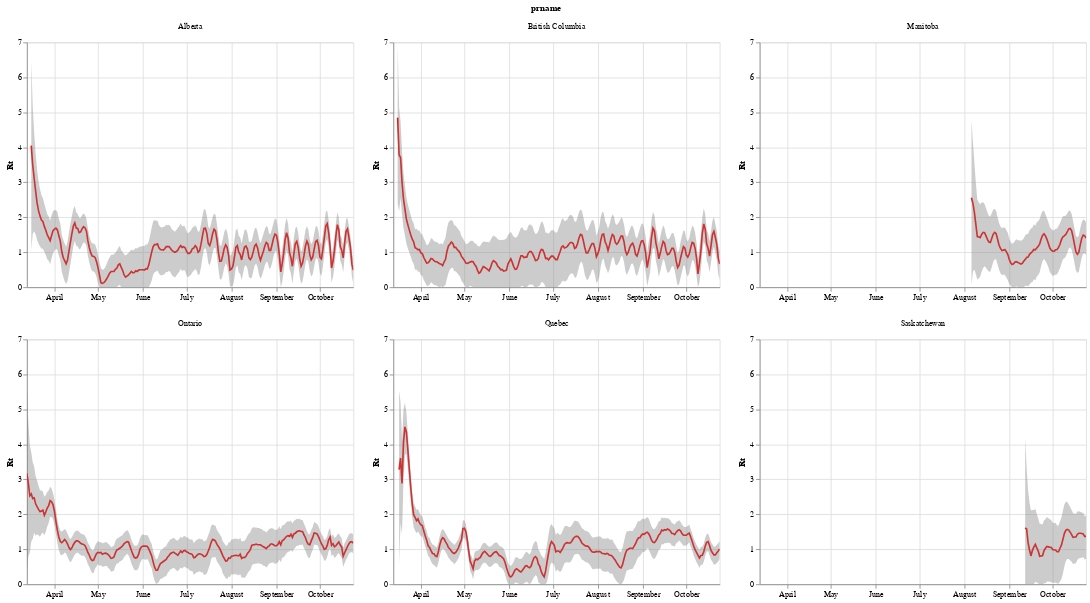

Notebook cell for this chart:
### Markdown cell above
### Provincial
A sanity check on the model can be done by comparing with latest $R_{t}$ forecasts [here](https://epiforecasts.io/covid/posts/national/canada/).

### Code cell
#hide_input
#Final Plotting
regions = ['Ontario','Quebec','British Columbia', 'Alberta','Saskatchewan','Manitoba']
df = final_results.reset_index()
for region in regions:
  df[df.prname == region] = df[df.prname == region][1:]
df.dropna(inplace = True)

base = alt.Chart(df).mark_line(color = 'red').encode(x = alt.X('date',title = ''),
                                            y = alt.Y('Rt', title = 'Rt'),
                                            tooltip = ['date','Rt','Low_90','High_90']).interactive()


band = alt.Chart(df).mark_area(opacity=0.4, color='gray').encode(x='date',y= alt.Y('Low_90', title=''),y2=alt.Y2('High_90',title=''))

alt.layer(base, band, data=df).facet('prname',columns = 3).resolve_axis(
    x='independent',
    y='independent',
)

### Figure 1 — Vega-Lite specification as saved in the notebook (floating-point values rounded to 4 significant figures; data arrays with more than 128 entries replaced by an {"elided": "..."} marker saying what was removed)
{"config": {"view": {"continuousWidth": 400, "continuousHeight": 300}}, "data": {"name": "data-54dfaa66706f8c25fde00820fb6a4a6e"}, "facet": {"type": "nominal", "field": "prname"}, "spec": {"layer": [{"mark": {"type": "line", "color": "red"}, "encoding": {"tooltip": [{"type": "temporal", "field": "date"}, {"type": "quantitative", "field": "Rt"}, {"type": "quantitative", "field": "Low_90"}, {"type": "quantitative", "field": "High_90"}], "x": {"type": "temporal", "field": "date", "title": ""}, "y": {"type": "quantitative", "field": "Rt", "title": "Rt"}}, "selection": {"selector001": {"type": "interval", "bind": "scales", "encodings": ["x", "y"]}}}, {"mark": {"type": "area", "color": "gray", "opacity": 0.4}, "encoding": {"x": {"type": "temporal", "field": "date"}, "y": {"type": "quantitative", "field": "Low_90", "title": ""}, "y2": {"field": "High_90", "title": ""}}}]}, "columns": 3, "resolve": {"axis": {"x": "independent", "y": "independent"}}, "$schema": "https://vega.github.io/schema/vega-lite/v4.8.1.json", "datasets": {"data-54dfaa66706f8c25fde00820fb6a4a6e": {"elided": "1017 records"}}}
